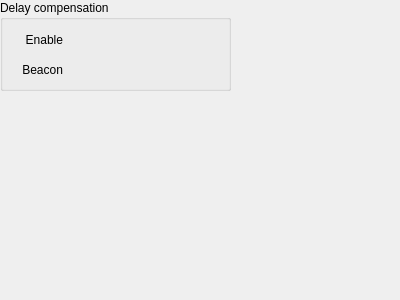
<?xml version="1.0" encoding="UTF-8"?>
<ui version="4.0">
 <class>Form</class>
 <widget class="QWidget" name="Form">
  <property name="geometry">
   <rect>
    <x>0</x>
    <y>0</y>
    <width>400</width>
    <height>300</height>
   </rect>
  </property>
  <property name="windowTitle">
   <string>Form</string>
  </property>
  <widget class="QGroupBox" name="groupBox">
   <property name="geometry">
    <rect>
     <x>0</x>
     <y>0</y>
     <width>231</width>
     <height>91</height>
    </rect>
   </property>
   <property name="title">
    <string>Delay compensation</string>
   </property>
   <widget class="caChoice" name="cachoice">
    <property name="geometry">
     <rect>
      <x>68</x>
      <y>30</y>
      <width>131</width>
      <height>20</height>
     </rect>
    </property>
    <property name="toolTip">
     <string>Reverses the output polarity. When set, changes the output from normally low to normally high.</string>
    </property>
    <property name="channel" stdset="0">
     <string notr="true">$(EVG):DlyCompensation-Master-Sel</string>
    </property>
    <property name="foreground">
     <color>
      <red>0</red>
      <green>0</green>
      <blue>0</blue>
     </color>
    </property>
    <property name="background">
     <color>
      <red>212</red>
      <green>219</green>
      <blue>157</blue>
     </color>
    </property>
    <property name="bordercolor">
     <color>
      <red>0</red>
      <green>0</green>
      <blue>0</blue>
     </color>
    </property>
    <property name="colorMode">
     <enum>caChoice::Static</enum>
    </property>
    <property name="stackingMode" stdset="0">
     <enum>caChoice::Column</enum>
    </property>
    <property name="endBit">
     <number>1</number>
    </property>
   </widget>
   <widget class="QLabel" name="label_3">
    <property name="geometry">
     <rect>
      <x>2</x>
      <y>30</y>
      <width>61</width>
      <height>20</height>
     </rect>
    </property>
    <property name="text">
     <string>Enable</string>
    </property>
    <property name="alignment">
     <set>Qt::AlignRight|Qt::AlignTrailing|Qt::AlignVCenter</set>
    </property>
   </widget>
   <widget class="QLabel" name="label_4">
    <property name="geometry">
     <rect>
      <x>2</x>
      <y>60</y>
      <width>61</width>
      <height>20</height>
     </rect>
    </property>
    <property name="text">
     <string>Beacon</string>
    </property>
    <property name="alignment">
     <set>Qt::AlignRight|Qt::AlignTrailing|Qt::AlignVCenter</set>
    </property>
   </widget>
   <widget class="caLed" name="caled_2">
    <property name="geometry">
     <rect>
      <x>205</x>
      <y>30</y>
      <width>20</width>
      <height>20</height>
     </rect>
    </property>
    <property name="toolTip">
     <string>Master enable for the EVR. If not set then very little will happen.</string>
    </property>
    <property name="rectangular">
     <bool>false</bool>
    </property>
    <property name="channel" stdset="0">
     <string notr="true">$(EVG):DlyCompensation-Master-RB</string>
    </property>
    <property name="falseColor">
     <color>
      <red>218</red>
      <green>218</green>
      <blue>218</blue>
     </color>
    </property>
    <property name="trueColor">
     <color>
      <red>0</red>
      <green>205</green>
      <blue>0</blue>
     </color>
    </property>
    <property name="undefinedColor">
     <color>
      <red>255</red>
      <green>255</green>
      <blue>255</blue>
     </color>
    </property>
   </widget>
   <widget class="caChoice" name="cachoice_2">
    <property name="geometry">
     <rect>
      <x>68</x>
      <y>60</y>
      <width>131</width>
      <height>20</height>
     </rect>
    </property>
    <property name="toolTip">
     <string>Reverses the output polarity. When set, changes the output from normally low to normally high.</string>
    </property>
    <property name="channel" stdset="0">
     <string notr="true">$(EVG):DlyCompensation-Beacon-Sel</string>
    </property>
    <property name="foreground">
     <color>
      <red>0</red>
      <green>0</green>
      <blue>0</blue>
     </color>
    </property>
    <property name="background">
     <color>
      <red>212</red>
      <green>219</green>
      <blue>157</blue>
     </color>
    </property>
    <property name="bordercolor">
     <color>
      <red>0</red>
      <green>0</green>
      <blue>0</blue>
     </color>
    </property>
    <property name="colorMode">
     <enum>caChoice::Static</enum>
    </property>
    <property name="stackingMode" stdset="0">
     <enum>caChoice::Column</enum>
    </property>
    <property name="endBit">
     <number>1</number>
    </property>
   </widget>
   <widget class="caLed" name="caled_3">
    <property name="geometry">
     <rect>
      <x>205</x>
      <y>60</y>
      <width>20</width>
      <height>20</height>
     </rect>
    </property>
    <property name="toolTip">
     <string>Master enable for the EVR. If not set then very little will happen.</string>
    </property>
    <property name="rectangular">
     <bool>false</bool>
    </property>
    <property name="channel" stdset="0">
     <string notr="true">$(EVG):DlyCompensation-Beacon-RB</string>
    </property>
    <property name="falseColor">
     <color>
      <red>218</red>
      <green>218</green>
      <blue>218</blue>
     </color>
    </property>
    <property name="trueColor">
     <color>
      <red>0</red>
      <green>205</green>
      <blue>0</blue>
     </color>
    </property>
    <property name="undefinedColor">
     <color>
      <red>255</red>
      <green>255</green>
      <blue>255</blue>
     </color>
    </property>
   </widget>
  </widget>
 </widget>
 <customwidgets>
  <customwidget>
   <class>caChoice</class>
   <extends>QWidget</extends>
   <header>caChoice</header>
  </customwidget>
  <customwidget>
   <class>caLed</class>
   <extends>QWidget</extends>
   <header>caLed</header>
  </customwidget>
 </customwidgets>
 <resources/>
 <connections/>
</ui>
